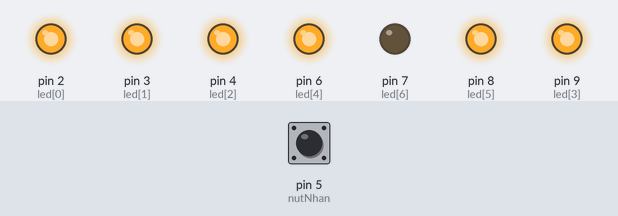
A sketch run on a simulated Arduino Uno, built with avr-gcc and run on an emulated ATmega328P. On the bench: output pins drawn as LEDs (lit = HIGH). Inputs (shaded band) come from the test bench; at power-on: pin 5 (nutNhan) LOW.

Above: at 1.2 s.
1.3 s: pin 5 (nutNhan) driven HIGH
At 1.6 s:
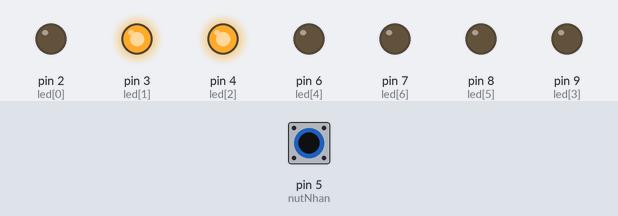
2.8 s: pin 5 (nutNhan) pulsed LOW 5 times (0.12 s each, 0.3 s apart)
At 5.4 s:
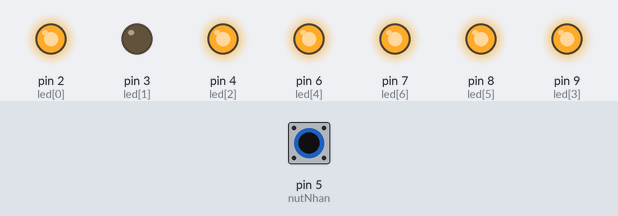
5.8 s: pin 5 (nutNhan) pulsed LOW 2 times (0.12 s each, 0.3 s apart)
At 7.7 s:
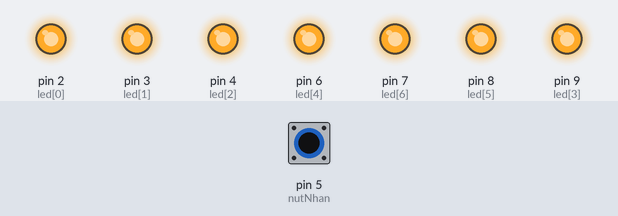
Timing chart, 0 to 9.2 s (numbered marks = the images above; inputs shaded):
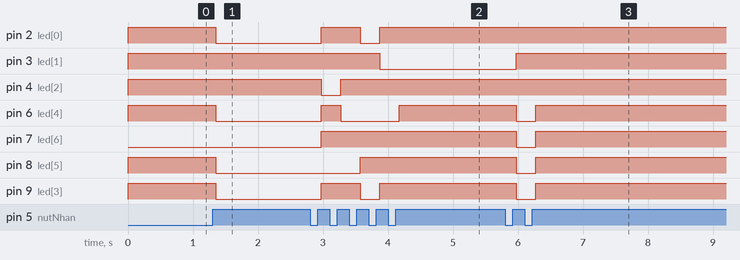

Measured:
- after the input at 1.3 s, pin 2 (led[0]), pin 6 (led[4]), pin 8 (led[5]), pin 9 (led[3]): HIGH → LOW after 0.05 s
- after the input at 2.8 s, pin 2 (led[0]), pin 9 (led[3]): LOW → HIGH after 0.17 s, → LOW 0.60 s later, → HIGH 0.30 s later; pin 3 (led[1]): HIGH → LOW after 1.1 s; pin 4 (led[2]): HIGH → LOW after 0.17 s, → HIGH 0.30 s later; pin 6 (led[4]): LOW → HIGH after 0.17 s, → LOW 0.30 s later, → HIGH 0.90 s later; pin 7 (led[6]): LOW → HIGH after 0.17 s
- after the input at 5.8 s, pin 3 (led[1]): LOW → HIGH after 0.17 s; pin 6 (led[4]), pin 7 (led[6]), pin 8 (led[5]), pin 9 (led[3]): HIGH → LOW after 0.17 s, → HIGH 0.30 s later

The sketch:

cau39-led7-1-nut-tangdan.ino
```cpp
int led[] = {2, 3, 4, 9, 6, 8, 7}; // LED 7 ?o?n: A, B, C, D, E, F, G

int mtso[10][7] = {
  {1, 1, 1, 1, 1, 1, 0}, // 0
  {0, 1, 1, 0, 0, 0, 0}, // 1
  {1, 1, 0, 1, 1, 0, 1}, // 2
  {1, 1, 1, 1, 0, 0, 1}, // 3
  {0, 1, 1, 0, 0, 1, 1}, // 4
  {1, 0, 1, 1, 0, 1, 1}, // 5
  {1, 0, 1, 1, 1, 1, 1}, // 6
  {1, 1, 1, 0, 0, 0, 0}, // 7
  {1, 1, 1, 1, 1, 1, 1}, // 8
  {1, 1, 1, 1, 0, 1, 1}  // 9
};

const int nutNhan = 5;
int so = 0;

void setup() {
  for (int i = 0; i < 7; i++) {
    pinMode(led[i], OUTPUT);
  }

  pinMode(nutNhan, INPUT);

  HienThiSo(so);
}

void loop() {

  if (digitalRead(nutNhan) == HIGH) {
    delay(50);
    so++;
    if (so > 9) so = 0;
    HienThiSo(so);


    while (digitalRead(nutNhan) == HIGH) {
      delay(10);
    }
  }
}


void HienThiSo(int so) {
  for (int i = 0; i < 7; i++) {
    digitalWrite(led[i], mtso[so][i]);
  }
}
```
